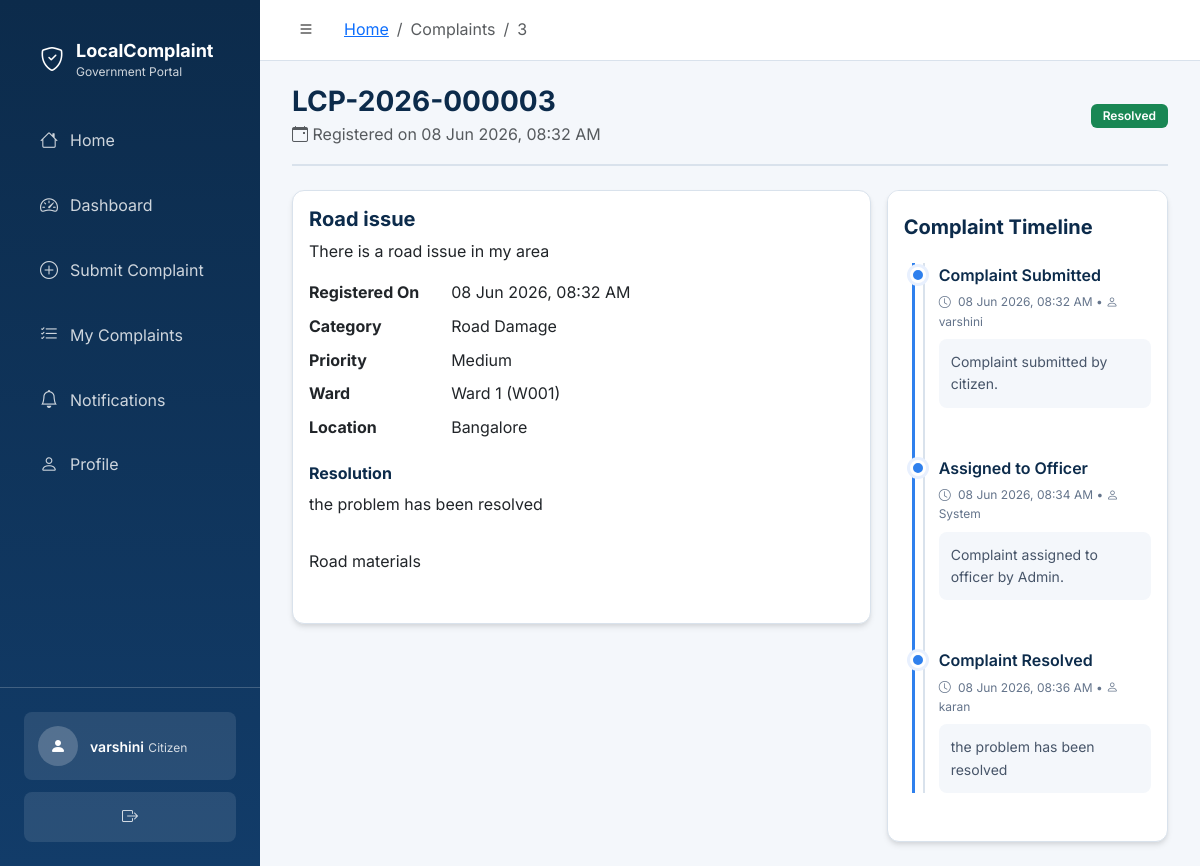
The app's page /citizen/complaints/3 (signed in), older data.
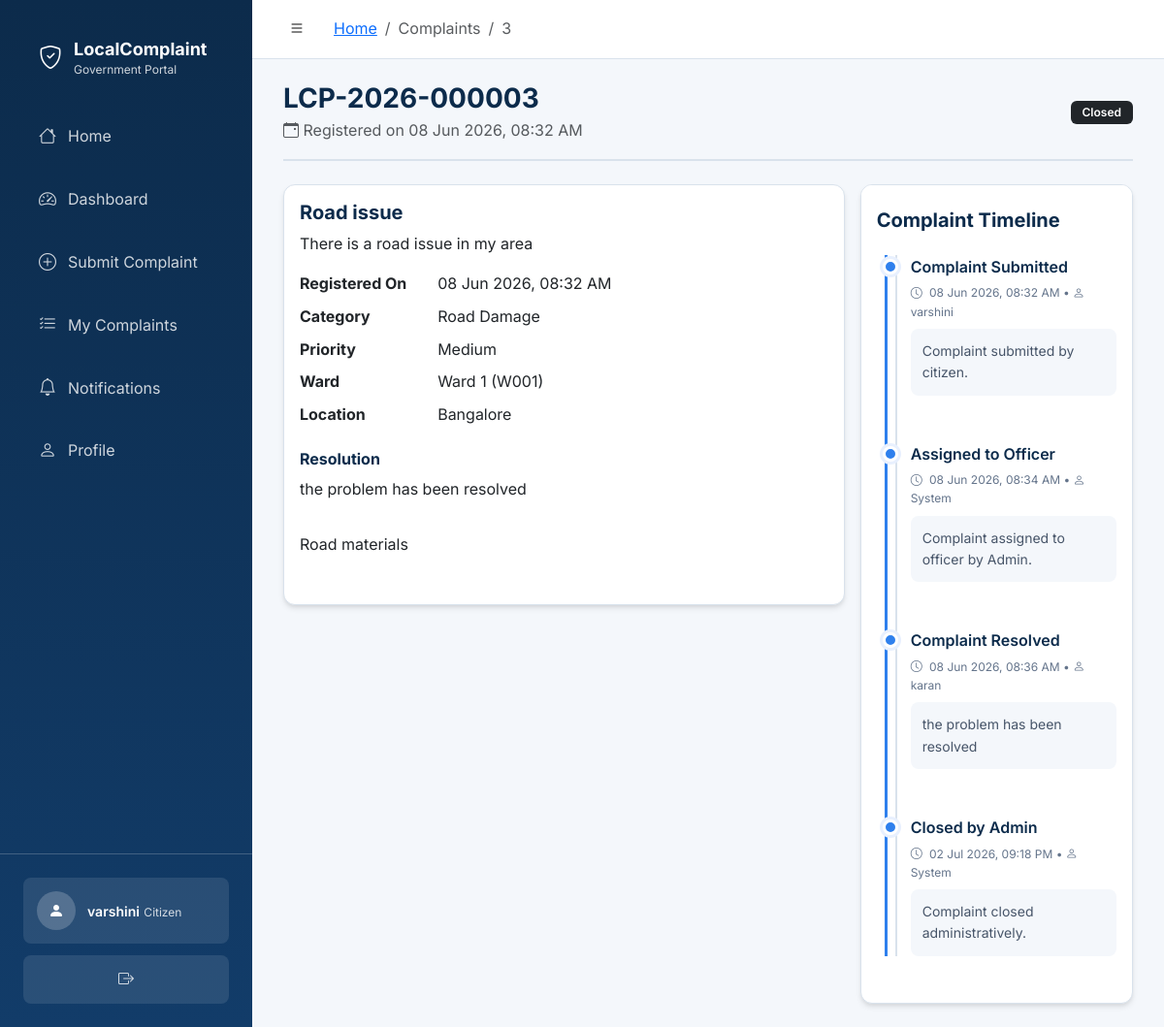
The same page, newer data.
### backend/models/complaint.py (models this page shows, shortened)
class Complaint(db.Model):
    __tablename__ = "complaints"
    STATUS_SUBMITTED = "Submitted"
    STATUS_ASSIGNED = "Assigned"
    STATUS_IN_PROGRESS = "In Progress"
    STATUS_RESOLVED = "Resolved"
    STATUS_CLOSED = "Closed"
    STATUSES = (
        STATUS_SUBMITTED,
        STATUS_ASSIGNED,
        STATUS_IN_PROGRESS,
        STATUS_RESOLVED,
        STATUS_CLOSED,
    )
    PRIORITY_LOW = "Low"
    PRIORITY_MEDIUM = "Medium"
    PRIORITY_HIGH = "High"
    PRIORITY_EMERGENCY = "Emergency"
    PRIORITIES = (
        PRIORITY_LOW,
        PRIORITY_MEDIUM,
        PRIORITY_HIGH,
        PRIORITY_EMERGENCY,
    )
    ESCALATION_NORMAL = "Normal"
    ESCALATION_URGENT = "Urgent"
    ESCALATION_CRITICAL = "Critical"
    ESCALATION_LEVELS = (
        ESCALATION_NORMAL,
        ESCALATION_URGENT,
        ESCALATION_CRITICAL,
    )
    REFILE_AFTER_DAYS = 7
    complaint_id = db.Column(db.Integer, primary_key=True, autoincrement=True)
    complaint_number = db.Column(
        db.String(30),
        unique=True,
        nullable=True,
        index=True,
    )
    title = db.Column(db.String(200), nullable=False)
    description = db.Column(db.Text, nullable=False)
    category_id = db.Column(
        db.Integer,
        db.ForeignKey(
            "complaint_categories.category_id",
            ondelete="RESTRICT",
            onupdate="CASCADE",
        ),
        nullable=False,
        index=True,
    )
    priority = db.Column(
        db.Enum(*PRIORITIES, name="complaint_priority"),
        nullable=False,
        default=PRIORITY_MEDIUM,
        index=True,
    )
    status = db.Column(
        db.Enum(*STATUSES, name="complaint_status"),
        nullable=False,
        default=STATUS_SUBMITTED,
        index=True,
    )
    escalation_level = db.Column(
        db.Enum(*ESCALATION_LEVELS, name="complaint_escalation_level"),
        nullable=False,
        default=ESCALATION_NORMAL,
        index=True,
    )
    location = db.Column(db.String(255), nullable=False)
    ward_id = db.Column(
        db.Integer,
        db.ForeignKey("wards.ward_id", ondelete="RESTRICT", onupdate="CASCADE"),
        nullable=False,
        index=True,
    )
    citizen_id = db.Column(
        db.Integer,
        db.ForeignKey("users.user_id", ondelete="RESTRICT", onupdate="CASCADE"),
        nullable=False,
        index=True,
    )
    assigned_officer_id = db.Column(
        db.Integer,
        db.ForeignKey("users.user_id", ondelete="SET NULL", onupdate="CASCADE"),
        index=True,
    )
    before_image_path = db.Column(db.String(255))
    after_image_path = db.Column(db.String(255))
    resolution_notes = db.Column(db.Text)
    work_performed = db.Column(db.Text)
    materials_used = db.Column(db.Text)
    additional_remarks = db.Column(db.Text)
    is_active = db.Column(db.Boolean, nullable=False, default=True, index=True)
    submitted_at = db.Column(
        db.DateTime,
        nullable=False,
        default=datetime.utcnow,
        index=True,
    )
    assigned_at = db.Column(db.DateTime)
    resolved_at = db.Column(db.DateTime)
    closed_at = db.Column(db.DateTime)
    created_at = db.Column(db.DateTime, nullable=False, default=datetime.utcnow)
    updated_at = db.Column(
        db.DateTime,
        nullable=False,
        default=datetime.utcnow,
        onupdate=datetime.utcnow,
    )
    category = db.relationship(
        "ComplaintCategory",
        back_populates="complaints",
    )
    ward = db.relationship(
        "Ward",
        back_populates="complaints",
    )
    citizen = db.relationship(
        "User",
        foreign_keys=[citizen_id],
        back_populates="citizen_complaints",
    )
    assigned_officer = db.relationship(
        "User",
        foreign_keys=[assigned_officer_id],
        back_populates="assigned_complaints",
    )
    updates = db.relationship(
        "ComplaintUpdate",
        back_populates="complaint",
        lazy="dynamic",
        cascade="all, delete-orphan",
        order_by="ComplaintUpdate.created_at.asc()",
    )
    notifications = db.relationship(
        "Notification",
        back_populates="complaint",
        lazy="dynamic",
    )
    feedback = db.relationship(
        "Feedback",
        back_populates="complaint",
        uselist=False,
        cascade="all, delete-orphan",
    )
    @property
    def has_no_progress(self):
        return self.status in {
            self.STATUS_SUBMITTED,
            self.STATUS_ASSIGNED,
        }
    @property
    def needs_refile(self):
        return (
            self.has_no_progress
            and self.days_since_submitted >= self.REFILE_AFTER_DAYS
        )
    @property
    def timeline(self):
        return self.updates.order_by(ComplaintUpdate.created_at.asc()).all()
    @property
    def has_before_image(self):
        return bool(self.before_image_path)
    @property
    def has_after_image(self):
        return bool(self.after_image_path)
    @property
    def has_resolution(self):
        return any(
            (
                self.resolution_notes,
                self.work_performed,
                self.materials_used,
                self.additional_remarks,
            )
        )

class ComplaintUpdate(db.Model):
    __tablename__ = "complaint_updates"
    update_id = db.Column(db.Integer, primary_key=True, autoincrement=True)
    complaint_id = db.Column(
        db.Integer,
        db.ForeignKey(
            "complaints.complaint_id",
            ondelete="CASCADE",
            onupdate="CASCADE",
        ),
        nullable=False,
        index=True,
    )
    updated_by = db.Column(
        db.Integer,
        db.ForeignKey("users.user_id", ondelete="SET NULL", onupdate="CASCADE"),
        index=True,
    )
    status = db.Column(
        db.Enum(*Complaint.STATUSES, name="complaint_update_status"),
        nullable=False,
        index=True,
    )
    action = db.Column(db.String(120), nullable=False)
    remarks = db.Column(db.Text)
    created_at = db.Column(
        db.DateTime,
        nullable=False,
        default=datetime.utcnow,
        index=True,
    )
    updated_at = db.Column(
        db.DateTime,
        nullable=False,
        default=datetime.utcnow,
        onupdate=datetime.utcnow,
    )
    complaint = db.relationship(
        "Complaint",
        back_populates="updates",
    )
    updated_by_user = db.relationship(
        "User",
        back_populates="complaint_updates",
    )
    @property
    def actor_name(self):
        if self.updated_by_user:
            return self.updated_by_user.full_name
        return "System"

### backend/models/user.py (models this page shows, shortened)
class User(UserMixin, db.Model):
    __tablename__ = "users"
    ROLE_CITIZEN = "citizen"
    ROLE_OFFICER = "officer"
    ROLE_ADMIN = "admin"
    ROLES = (ROLE_CITIZEN, ROLE_OFFICER, ROLE_ADMIN)
    user_id = db.Column(db.Integer, primary_key=True, autoincrement=True)
    full_name = db.Column(db.String(120), nullable=False)
    email = db.Column(db.String(150), nullable=False, unique=True, index=True)
    password_hash = db.Column(db.String(255), nullable=False)
    phone = db.Column(db.String(20))
    role = db.Column(
        db.Enum(*ROLES, name="user_role"),
        nullable=False,
        default=ROLE_CITIZEN,
        index=True,
    )
    security_question = db.Column(db.String(255))
    security_answer_hash = db.Column(db.String(255))
    is_active = db.Column(db.Boolean, nullable=False, default=True, index=True)
    created_at = db.Column(db.DateTime, nullable=False, default=datetime.utcnow)
    updated_at = db.Column(
        db.DateTime,
        nullable=False,
        default=datetime.utcnow,
        onupdate=datetime.utcnow,
    )
    citizen_complaints = db.relationship(
        "Complaint",
        foreign_keys="Complaint.citizen_id",
        back_populates="citizen",
        lazy="dynamic",
    )
    assigned_complaints = db.relationship(
        "Complaint",
        foreign_keys="Complaint.assigned_officer_id",
        back_populates="assigned_officer",
        lazy="dynamic",
    )
    assigned_wards = db.relationship(
        "Ward",
        foreign_keys="Ward.assigned_officer_id",
        back_populates="assigned_officer",
        lazy="dynamic",
    )
    complaint_updates = db.relationship(
        "ComplaintUpdate",
        back_populates="updated_by_user",
        lazy="dynamic",
    )
    notifications = db.relationship(
        "Notification",
        back_populates="user",
        lazy="dynamic",
        cascade="all, delete-orphan",
    )
    feedback_entries = db.relationship(
        "Feedback",
        back_populates="citizen",
        lazy="dynamic",
    )
    activity_logs = db.relationship(
        "ActivityLog",
        back_populates="user",
        lazy="dynamic",
    )

### backend/routes/citizen_routes.py (the view)
@citizen_bp.route("/complaints/<int:complaint_id>")
@citizen_required
def complaint_detail(complaint_id):
    complaint = (
        Complaint.query.options(joinedload(Complaint.category), joinedload(Complaint.ward), joinedload(Complaint.assigned_officer), joinedload(Complaint.feedback)).filter(
            Complaint.complaint_id == complaint_id,
            Complaint.citizen_id == current_user.user_id,
            Complaint.is_active.is_(True),
        )
        .options(
            db.joinedload(Complaint.category),
            db.joinedload(Complaint.ward),
            db.joinedload(Complaint.assigned_officer),
        )
        .first_or_404()
    )
    return render_template(
        "citizen/complaint_detail.html",
        complaint=complaint,
        timeline=complaint.timeline,
    )

### backend/__init__.py (called while the page is built)
def create_app(config_name=None):
    app = Flask(
        __name__,
        static_folder="static",
        template_folder="templates",
    )
    load_config(app, config_name)
    init_extensions(app)
    register_blueprints(app)
    register_context_processors(app)
    register_jinja_filters(app)
    register_cli_commands(app)
    register_error_handlers(app)
    configure_session_security(app)
    ensure_upload_directories(app)
    register_temporary_routes(app)
    @app.after_request
    def add_header(response):
        response.headers["Cache-Control"] = "no-store, no-cache, must-revalidate, post-check=0, pre-check=0, max-age=0"
        response.headers["Pragma"] = "no-cache"
        response.headers["Expires"] = "-1"
        return response
    return app

### backend/extensions.py (called while the page is built)
@login_manager.user_loader
def load_user(user_id):
    from backend.models import User
    if not user_id:
        return None
    try:
        return db.session.get(User, int(user_id))
    except (TypeError, ValueError):
        return None

### backend/models/complaint.py (called while the page is built)
    @property
    def display_name(self):
        return f"{self.ward_name} ({self.ward_code})"

### backend/templates/citizen/complaint_detail.html (shortened to what this page needs)
{% extends "base_dashboard.html" %}
{% block content %}
<div class="page-header">
  <div>
    <h1 class="h3 mb-1">{{ complaint.complaint_number }}</h1>
    <p class="text-muted mb-0"><i class="bi bi-calendar-event"></i> Registered on {{ complaint.submitted_at|datetime }}</p>
  </div>
  <span class="badge badge-status-{{ complaint.status|replace(' ', '-') }}">{{ complaint.status }}</span>
</div>
<div class="row g-3">
  <div class="col-lg-8"><div class="card p-3"><h2 class="h5">{{ complaint.title }}</h2><p>{{ complaint.description }}</p>
    <dl class="row">
      <dt class="col-sm-3">Registered On</dt><dd class="col-sm-9">{{ complaint.submitted_at|datetime }}</dd>
      <dt class="col-sm-3">Category</dt><dd class="col-sm-9">{{ complaint.category.category_name }}</dd>
      <dt class="col-sm-3">Priority</dt><dd class="col-sm-9">{{ complaint.priority }}</dd>
      <dt class="col-sm-3">Ward</dt><dd class="col-sm-9">{{ complaint.ward.display_name }}</dd>
      <dt class="col-sm-3">Location</dt><dd class="col-sm-9">{{ complaint.location }}</dd>
    </dl>
    {% if complaint.has_resolution %}<h3 class="h6">Resolution</h3><p>{{ complaint.resolution_notes or '' }}</p><p>{{ complaint.materials_used or '' }}</p>{% endif %}
  </div></div>
  <div class="col-lg-4">
    {% include "components/timeline.html" %}
  </div>
</div>
{% endblock %}

### backend/templates/base_dashboard.html (shortened to what this page needs)
<!doctype html>
<html lang="en">
<head>
  <link href="https://cdn.jsdelivr.net/npm/bootstrap@5.3.3/dist/css/bootstrap.min.css" rel="stylesheet">
  <link href="https://cdn.jsdelivr.net/npm/bootstrap-icons@1.11.3/font/bootstrap-icons.min.css" rel="stylesheet">
  <link rel="stylesheet" href="{{ url_for('static', filename='css/style.css') }}">
</head>
<body class="dashboard-body">
  <aside class="sidebar" id="sidebar">
    <div class="sidebar-header">
      <a href="{{ url_for('index') }}" class="sidebar-brand">
        <div class="sidebar-brand-icon"><i class="bi bi-shield-check"></i></div>
        <div class="sidebar-brand-text">
          <span class="sidebar-brand-title">LocalComplaint</span>
          <span class="sidebar-brand-sub">Government Portal</span>
        </div>
      </a>
    </div>
    <nav class="sidebar-nav">
      {% block sidebar_nav %}
        {% if current_user.is_authenticated %}
          {% if current_user.role == 'citizen' %}
            {% include "components/sidebar_citizen.html" %}
          {% elif current_user.role == 'officer' %}
            {% include "components/sidebar_officer.html" %}
          {% elif current_user.role == 'admin' %}
            {% include "components/sidebar_admin.html" %}
          {% endif %}
        {% endif %}
      {% endblock %}
    </nav>
    <div class="sidebar-footer">
      <div class="sidebar-user">
        <div class="sidebar-user-avatar">
          <i class="bi bi-person-fill"></i>
        </div>
        <div class="sidebar-user-info">
          <span class="sidebar-user-name">{{ current_user.full_name if current_user.is_authenticated else 'Guest' }}</span>
          <span class="sidebar-user-role">{{ current_user.role | capitalize if current_user.is_authenticated else '' }}</span>
        </div>
      </div>
      <a href="{{ url_for('auth.logout') }}" class="sidebar-logout" title="Logout">
        <i class="bi bi-box-arrow-right"></i>
      </a>
    </div>
  </aside>
  <div class="main-wrapper">
    <header class="topbar">
      <button class="topbar-toggle" id="sidebarToggle" aria-label="Toggle sidebar">
        <i class="bi bi-list"></i>
      </button>
      <div class="topbar-breadcrumb">
        {% block breadcrumb %}
          {% set path_parts = request.path.strip('/').split('/') %}
          <nav aria-label="breadcrumb">
            <ol class="breadcrumb mb-0">
              <li class="breadcrumb-item"><a href="{{ url_for(current_user.role|lower + '.dashboard') if current_user.is_authenticated else url_for('index') }}">Home</a></li>
              {% for part in path_parts %}
                {% if part != current_user.role|lower %}
                  {% if loop.last %}
                    <li class="breadcrumb-item active" aria-current="page">{{ part | replace('_', ' ') | replace('-', ' ') | title }}</li>
                  {% else %}
                    <li class="breadcrumb-item text-muted">{{ part | replace('_', ' ') | replace('-', ' ') | title }}</li>
                  {% endif %}
                {% endif %}
              {% endfor %}
            </ol>
          </nav>
        {% endblock %}
      </div>
    </header>
    <main class="page-content">
      {% block content %}{% endblock %}
    </main>
  </div>
</body>
</html>

### backend/templates/components/timeline.html
<div class="card card-dashboard">
  <div class="card-header bg-white border-0 pt-4 pb-0">
    <h5 class="card-title mb-0">Complaint Timeline</h5>
  </div>
  <div class="card-body">
    <div class="timeline mt-2">
      {% for item in timeline %}
      <div class="timeline-item">
        <div class="timeline-title">{{ item.action }}</div>
        <div class="timeline-meta">
          <i class="bi bi-clock me-1"></i> {{ item.created_at|datetime }}
          {% if item.actor_name %}
            &bull; <i class="bi bi-person me-1"></i> {{ item.actor_name }}
          {% endif %}
        </div>
        {% if item.remarks %}
        <div class="timeline-content">
          {{ item.remarks }}
        </div>
        {% endif %}
      </div>
      {% else %}
      <div class="text-center text-muted py-4">
        <i class="bi bi-hourglass-split fs-2 d-block mb-2 text-light"></i>
        No updates have been recorded yet.
      </div>
      {% endfor %}
    </div>
  </div>
</div>

Row changes from the older to the newer data that the page shows:
changed Complaint "Road issue": status "Resolved" → "Closed"
added ComplaintUpdate: action "Closed by Admin", created_at "02 Jul 2026, 09:18 PM", actor_name "System", remarks "Complaint closed administratively."
